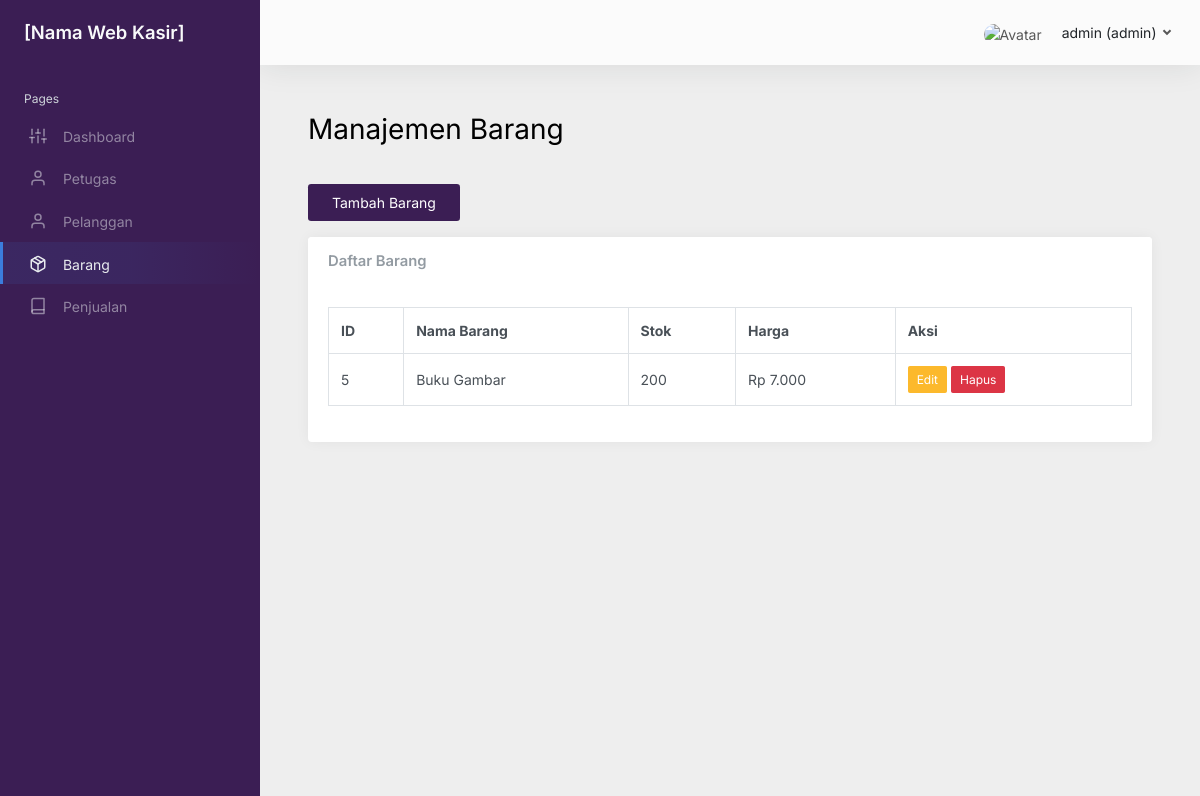
Page /barang.php (signed in) on the committed database.
### tables this page shows
CREATE TABLE `barang` (
  `id_barang` int NOT NULL,
  `nama_barang` varchar(255) NOT NULL,
  `harga` decimal(65,0) NOT NULL,
  `stok` int NOT NULL
);

### barang.php (the view, shortened to what this page needs)
<?php
require 'layouts/header.php';
require './config/conn.php';
$stmt = $conn->prepare("SELECT * FROM barang");
$stmt->execute();
$result = $stmt->get_result();
?>
<body>
    <div class="wrapper">
        <?php require './layouts/sidebar.php'; ?>
        <div class="main">
            <?php require './layouts/nav.php'; ?>
            <main class="content">
                <div class="container-fluid p-0">
                    <h1 class="h1 mb-3">Manajemen Barang</h1>
                    <br>
                    <a href="tambah_barang.php" class="btn btn-primary mb-3 px-4 py-2" style="background-color: #3B1E54; border: none;">Tambah Barang</a>
                    <div class="row">
                        <div class="col-12">
                            <div class="card">
                                <div class="card-header">
                                    <h5 class="card-title mb-0">Daftar Barang</h5>
                                </div>
                                <div class="card-body">
                                    <table class="table table-bordered">
                                        <thead>
                                            <tr>
                                                <th>ID</th>
                                                <th>Nama Barang</th>
                                                <th>Stok</th>
                                                <th>Harga</th>
                                                <th>Aksi</th>
                                            </tr>
                                        </thead>
                                        <tbody>
                                            <?php while ($barang = $result->fetch_assoc()) : ?>
                                                <tr>
                                                    <td><?= htmlspecialchars($barang['id_barang']); ?></td>
                                                    <td><?= htmlspecialchars($barang['nama_barang']); ?></td>
                                                    <td><?= htmlspecialchars($barang['stok']); ?></td>
                                                    <td>Rp <?= number_format($barang['harga'], 0, ',', '.'); ?></td>
                                                    <td>
                                                        <a href="edit_barang.php?id=<?= $barang['id_barang']; ?>" class="btn btn-warning btn-sm">Edit</a>
                                                        <a href="hapus_barang.php?id=<?= $barang['id_barang']; ?>" class="btn btn-danger btn-sm" onclick="return confirm('Yakin ingin menghapus barang ini?');">Hapus</a>
                                                    </td>
                                                </tr>
                                            <?php endwhile; ?>
                                        </tbody>
                                    </table>
                                </div>
                            </div>
                        </div>
                    </div>
                </div>
            </main>
            <?php require 'layouts/footer.php'; ?>

### css/custom.css (style rules this page uses)
main.content { background-color: #EEEEEE; }
div.main { background-color: #EEEEEE; }

### rows in the picture
barang: id_barang "5", nama_barang "Buku Gambar", stok "200", harga "7.000"

### other values in the picture
$_SESSION['nama_petugas'] "admin"
$_SESSION['level'] "admin"
